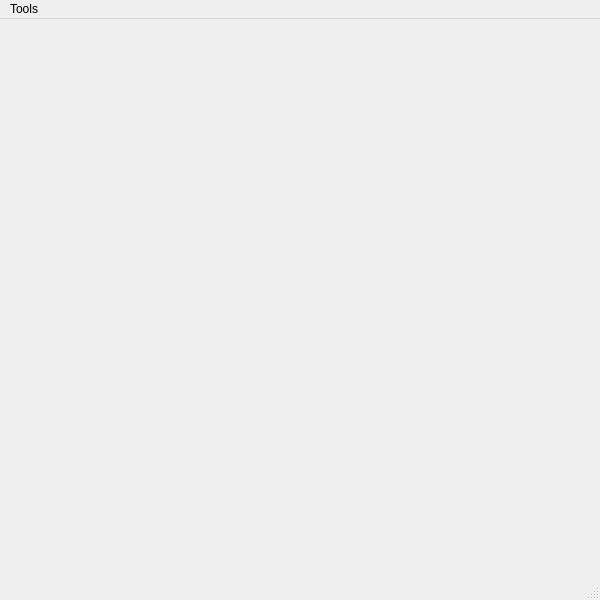
<?xml version="1.0" encoding="UTF-8"?>
<ui version="4.0">
 <class>MainWindow</class>
 <widget class="QMainWindow" name="MainWindow">
  <property name="geometry">
   <rect>
    <x>0</x>
    <y>0</y>
    <width>600</width>
    <height>600</height>
   </rect>
  </property>
  <property name="minimumSize">
   <size>
    <width>600</width>
    <height>600</height>
   </size>
  </property>
  <property name="cursor">
   <cursorShape>CrossCursor</cursorShape>
  </property>
  <property name="mouseTracking">
   <bool>false</bool>
  </property>
  <property name="windowTitle">
   <string>maze-map-gui-generator</string>
  </property>
  <property name="autoFillBackground">
   <bool>true</bool>
  </property>
  <widget class="QWidget" name="pool"/>
  <widget class="QStatusBar" name="statusbar">
   <property name="cursor">
    <cursorShape>ArrowCursor</cursorShape>
   </property>
   <property name="sizeGripEnabled">
    <bool>true</bool>
   </property>
  </widget>
  <widget class="QMenuBar" name="menuBar">
   <property name="geometry">
    <rect>
     <x>0</x>
     <y>0</y>
     <width>600</width>
     <height>22</height>
    </rect>
   </property>
   <widget class="QMenu" name="menutools">
    <property name="title">
     <string>Tools</string>
    </property>
    <addaction name="actioncreate_map"/>
    <addaction name="actionrandom_this_map"/>
    <addaction name="actionfill_this_map"/>
    <addaction name="actionexport_xml_maze"/>
    <addaction name="actionexport_xml_line_map"/>
    <addaction name="actionexport_adjacency_map"/>
    <addaction name="separator"/>
    <addaction name="actionsettings"/>
   </widget>
   <addaction name="menutools"/>
  </widget>
  <action name="actioncreate_map">
   <property name="text">
    <string>create map</string>
   </property>
  </action>
  <action name="actionexport_xml_maze">
   <property name="text">
    <string>export xml maze</string>
   </property>
  </action>
  <action name="actionexport_xml_line_map">
   <property name="text">
    <string>export xml line map</string>
   </property>
  </action>
  <action name="actionexport_adjacency_map">
   <property name="text">
    <string>export adjacency map</string>
   </property>
  </action>
  <action name="actionsettings">
   <property name="text">
    <string>settings</string>
   </property>
  </action>
  <action name="actionrandom_this_map">
   <property name="text">
    <string>random this map</string>
   </property>
  </action>
  <action name="actionfill_this_map">
   <property name="text">
    <string>fill this map</string>
   </property>
  </action>
 </widget>
 <resources/>
 <connections/>
</ui>
